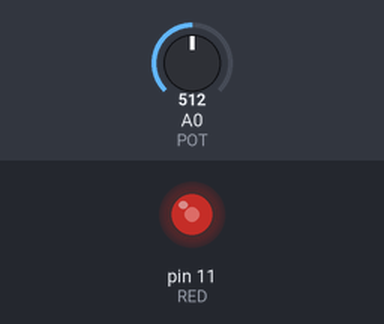
Bench run of a sketch on a simulated Arduino Uno, built with avr-gcc and run on an emulated ATmega328P. Parts: output pins drawn as LEDs (lit = HIGH). The test bench sets the inputs (shaded band); at power-on: A0 (POT) = 512.

Above: at 1.2 s.
1.3 s: A0 (POT) set to 716
At 1.7 s:
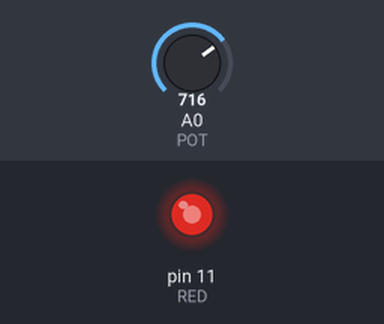
2.8 s: A0 (POT) set to 900
At 4.0 s:
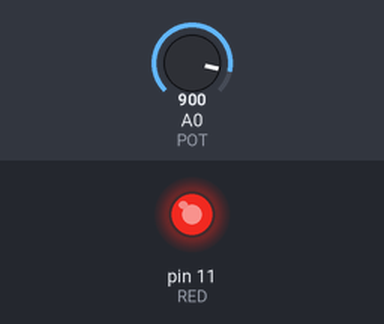
4.3 s: A0 (POT) set to 122
At 5.2 s:
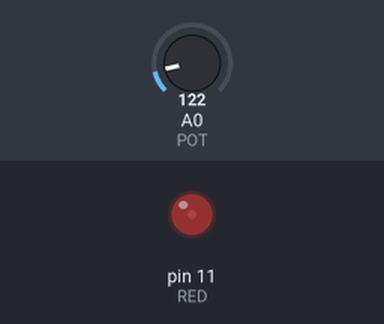
5.8 s: A0 (POT) set to 0
At 6.4 s:
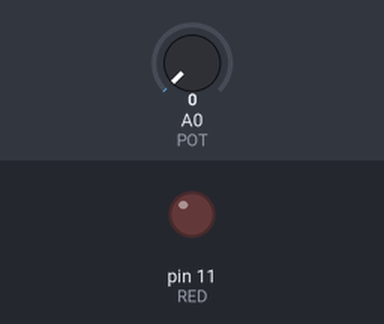
7.3 s: A0 (POT) set to 511
At 8.7 s:
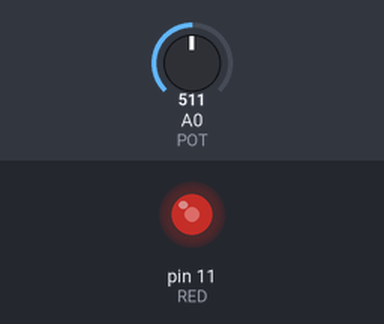
Timing chart, 0 to 9.8 s (numbered marks = the images above; inputs shaded):
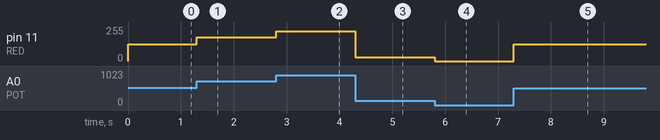

The sketch:

Potentiometer_led_control.ino
```cpp
#define RED 11
#define POT A0
void setup() {
  // put your setup code here, to run once:
  pinMode(RED,OUTPUT);

}

void loop() {
  // put your main code here, to run repeatedly:
  int value=analogRead(POT);
  int brightness=map(value,0,1023,0,255);
  analogWrite(RED,brightness);

}
```

Measured:
- after the input at 1.3 s, pin 11 (RED): 127/255 → 178/255 at once
- after the input at 2.8 s, pin 11 (RED): 178/255 → 224/255 at once
- after the input at 4.3 s, pin 11 (RED): 224/255 → 30/255 at once
- after the input at 5.8 s, pin 11 (RED): 30/255 → 0/255 at once
- after the input at 7.3 s, pin 11 (RED): 0/255 → 127/255 at once
